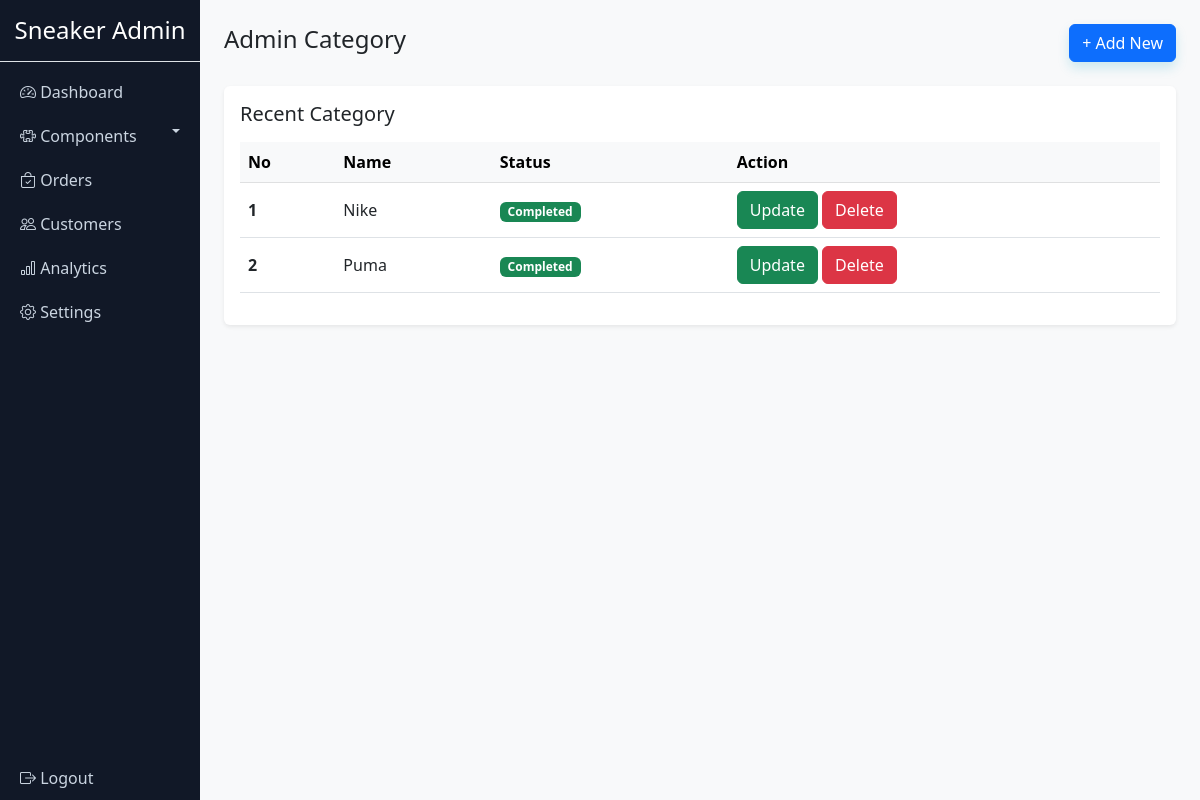
Page /dashboard/admincategory/ on the earlier database version.
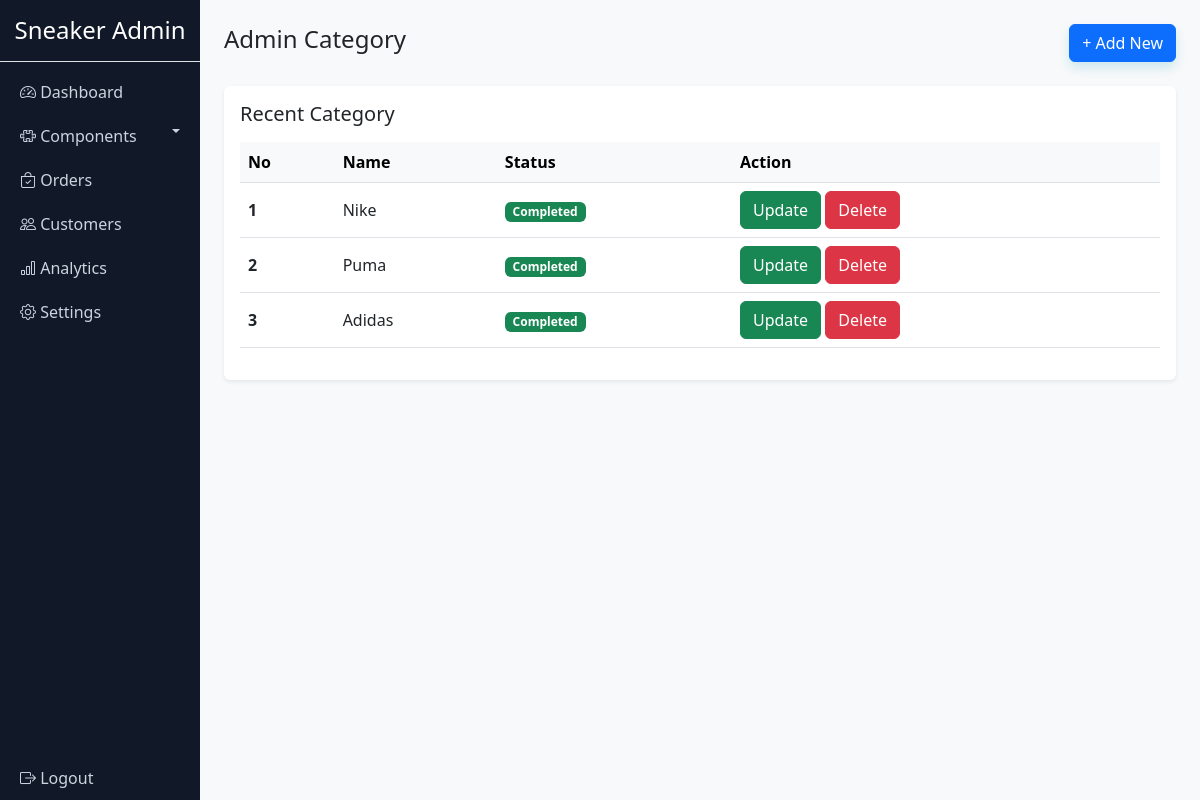
Same page on the later database version.
### products/models.py (models this page shows, shortened)
class Category(models.Model):
  name = models.CharField(max_length=50)
  class Meta:
    verbose_name_plural = 'categories'

### dashboard/views.py (the view)
# urls.py: path('admincategory/', views.CategoryList, name='admincategory'),
def CategoryList(request):
    categories = Category.objects.all()
    context = {
        'categories':categories
    }
    return render(request, 'admincategory.html',context)

### dashboard/templates/admincategory.html (shortened to what this page needs)
{% extends 'base.html' %}
{% block content %}
<div class="container-fluid">
  <div class="row">
    {% include 'sidebar.html' %}
    <div class="col-md-10 p-4">
      <div class="d-flex justify-content-between align-items-center mb-4">
        <h4>Admin Category</h4>
        <button type="button" class="btn btn-primary" data-bs-toggle="modal" data-bs-target="#addModal">
          + Add New
        </button>
      </div>
      <div class="card shadow-sm border-0 p-3">
        <h5 class="mb-3">Recent Category</h5>
        <table class="table table-hover align-middle">
          <thead class="table-light">
            <tr>
              <th>No</th>
              <th>Name</th>
                 <th>Status</th>
              <th scope="col">Action</th>
            </tr>
          </thead>
          <tbody>
            {% for category in categories %}
            <tr>
              <th scope="row">{{forloop.counter}}</th>
              <td>{{category.name}}</td>
                <td><span class="badge bg-success">Completed</span></td>
              <td>
                <button class="btn btn-success" data-bs-toggle="modal"
                  data-bs-target="#updateModal_{{category.id}}">Update</button>
                <button class="btn btn-danger" data-bs-toggle="modal"
                  data-bs-target="#deleteModal_{{category.id}}">Delete</button>
              </td>
            </tr>
            {% endfor %}
          </tbody>
        </table>
      </div>
    </div>
  </div>
</div>
{% endblock %}

Differences in the rows shown:
added Category: name "Adidas"
